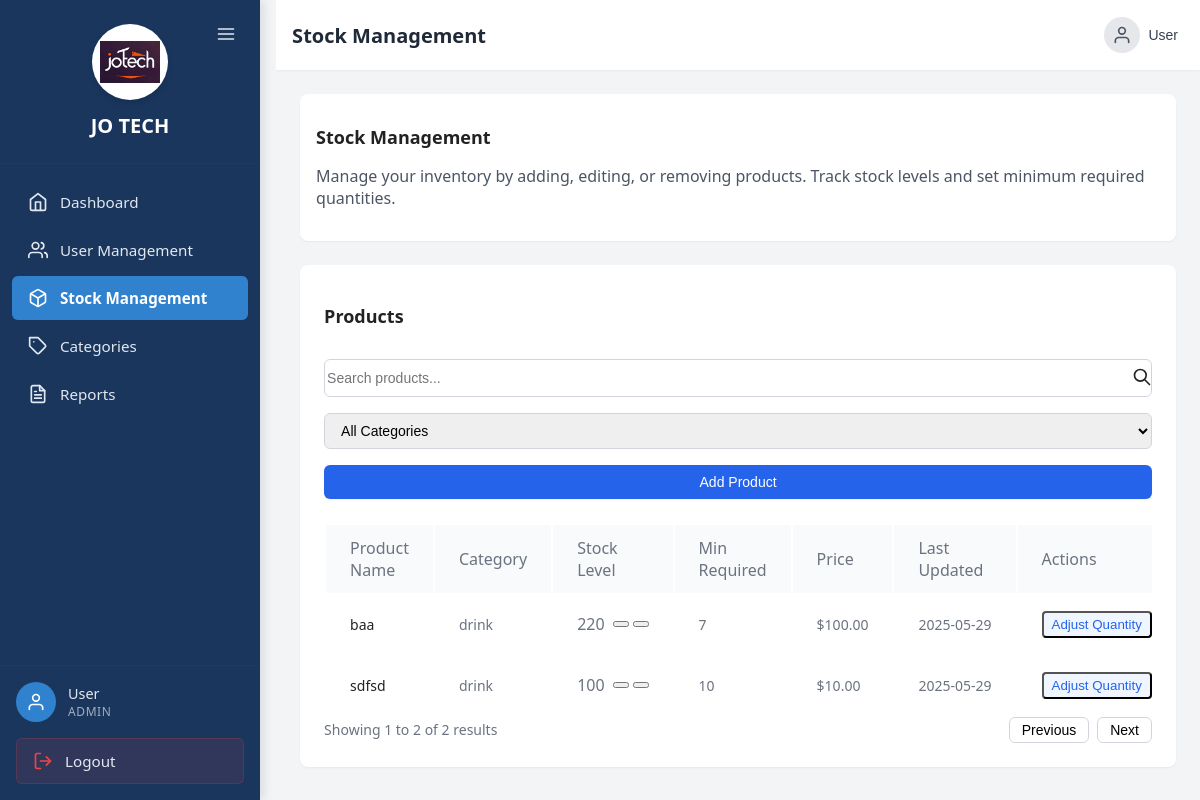
Screenshot of /StockManagement.php (signed in) with the database file from the repository.
### tables this page shows
CREATE TABLE `products` (
  `product_id` int(11) NOT NULL,
  `product_name` varchar(255) NOT NULL,
  `category_id` int(100) NOT NULL,
  `quantity` decimal(65,0) NOT NULL,
  `minimum_stock` int(100) NOT NULL,
  `created_at` timestamp NOT NULL DEFAULT current_timestamp() ON UPDATE current_timestamp(),
  `price` decimal(10,2) DEFAULT 0.00
);

CREATE TABLE `categories` (
  `category_id` int(11) NOT NULL,
  `category_name` varchar(255) NOT NULL,
  `created_at` int(11) NOT NULL
);

### StockManagement.php (the view, shortened to what this page needs)
<?php
require_once 'config.php';
$products = [];
$sql = "SELECT p.*, c.category_name
        FROM products p
        LEFT JOIN categories c ON p.category_id = c.category_id
        ORDER BY p.product_name";
$result = $conn->query($sql);
if ($result && $result->num_rows > 0) {
    while ($row = $result->fetch_assoc()) {
        $products[] = $row;
    }
}
?>
<!DOCTYPE html>
<html lang="en">
<head>
</head>
<body class="dashboard-container">
    <?php include 'sidebar.php'; ?>
    <div class="main-content">
        <?php include 'header.php'; ?>
        <main class="content-area">
            <div class="grid grid-cols-1 gap-6 mb-6">
                <div class="bg-white p-4 shadow-sm rounded-lg">
                    <h2 class="text-lg font-semibold mb-4">Stock Management</h2>
                    <p class="text-gray-600">
                        Manage your inventory by adding, editing, or removing products.
                        Track stock levels and set minimum required quantities.
                    </p>
                </div>
            </div>
            <div class="bg-white p-6 rounded-lg shadow-sm mb-6">
                <div class="flex flex-col md:flex-row md:items-center md:justify-between mb-6">
                    <div class="flex items-center mb-4 md:mb-0">
                        <h2 class="text-lg font-semibold">Products</h2>
                    </div>
                    <div class="flex flex-col md:flex-row space-y-4 md:space-y-0 md:space-x-4">
                        <div class="relative">
                            <div class="absolute inset-y-0 right-0 top-1 flex items-center pointer-events-none">
                            </div>
                            <input type="text" id="searchInput" class="block w-full py-2 border border-gray-300 rounded-md leading-5 bg-white placeholder-gray-500 focus:outline-none focus:ring-1 focus:ring-blue-500 focus:border-blue-500 sm:text-sm" placeholder="Search products...">
                        </div>
                        <div class="relative inline-block text-left">
                            <select id="categoryFilter" class="block w-full pl-3 pr-10 py-2 text-base border border-gray-300 focus:outline-none focus:ring-blue-500 focus:border-blue-500 sm:text-sm rounded-md">
                                <option value="">All Categories</option>
                            </select>
                        </div>
                        <button onclick="openModal('add')" class="inline-flex items-center px-4 py-2 border border-transparent text-sm font-medium rounded-md shadow-sm text-white bg-blue-600 hover:bg-blue-700 focus:outline-none focus:ring-2 focus:ring-offset-2 focus:ring-blue-500">
                            Add Product
                        </button>
                    </div>
                </div>
                <div class="overflow-x-auto">
                    <table class="min-w-full divide-y divide-gray-200">
                        <thead class="bg-gray-50">
                            <tr>
                                <th class="px-6 py-3 text-left text-xs font-medium text-gray-500 uppercase tracking-wider">Product Name</th>
                                <th class="px-6 py-3 text-left text-xs font-medium text-gray-500 uppercase tracking-wider">Category</th>
                                <th class="px-6 py-3 text-left text-xs font-medium text-gray-500 uppercase tracking-wider">Stock Level</th>
                                <th class="px-6 py-3 text-left text-xs font-medium text-gray-500 uppercase tracking-wider">Min Required</th>
                                <th class="px-6 py-3 text-left text-xs font-medium text-gray-500 uppercase tracking-wider">Price</th>
                                <th class="px-6 py-3 text-left text-xs font-medium text-gray-500 uppercase tracking-wider">Last Updated</th>
                                <th class="px-6 py-3 text-left text-xs font-medium text-gray-500 uppercase tracking-wider">Actions</th>
                            </tr>
                        </thead>
                        <tbody class="bg-white divide-y divide-gray-200" id="productsTableBody">
                            <?php foreach ($products as $product):
                                $stockClass = $product['quantity'] < $product['minimum_stock'] ? 'text-red-500 font-medium' : 'text-gray-500';
                            ?>
                            <tr data-category="<?= $product['category_id'] ?>" data-name="<?= strtolower(htmlspecialchars($product['product_name'])) ?>">
                                <td class="px-6 py-4 whitespace-nowrap text-sm font-medium text-gray-900"><?= htmlspecialchars($product['product_name']) ?></td>
                                <td class="px-6 py-4 whitespace-nowrap text-sm text-gray-500"><?= htmlspecialchars($product['category_name']) ?></td>
                                <td class="px-6 py-4 whitespace-nowrap">
                                    <div class="flex items-center">
                                        <span class="mr-2 <?= $stockClass ?>"><?= $product['quantity'] ?></span>
                                        <div class="flex space-x-1">
                                            <button onclick="adjustStock(<?= $product['product_id'] ?>, -1)" class="text-gray-500 hover:text-gray-700">
                                            </button>
                                            <button onclick="adjustStock(<?= $product['product_id'] ?>, 1)" class="text-gray-500 hover:text-gray-700">
                                            </button>
                                        </div>
                                    </div>
                                </td>
                                <td class="px-6 py-4 whitespace-nowrap text-sm text-gray-500"><?= $product['minimum_stock'] ?></td>
                                <td class="px-6 py-4 whitespace-nowrap text-sm text-gray-500">$<?= number_format($product['price'], 2) ?></td>
                                <td class="px-6 py-4 whitespace-nowrap text-sm text-gray-500"><?= date('Y-m-d', strtotime($product['created_at'])) ?></td>
                                <td class="px-6 py-4 whitespace-nowrap text-sm font-medium space-x-2">
                                    <button onclick="openAdjustmentModal(<?= htmlspecialchars(json_encode($product)) ?>)" class="text-blue-600 hover:text-blue-900 bg-blue-50 px-2 py-1 rounded">
                                        Adjust Quantity
                                    </button>
                                </td>
                            </tr>
                            <?php endforeach; ?>
                        </tbody>
                    </table>
                </div>
                <div class="flex items-center justify-between mt-6">
                    <div class="text-sm text-gray-500">
                        Showing <span class="font-medium">1</span> to <span class="font-medium"><?= count($products) ?></span> of <span class="font-medium"><?= count($products) ?></span> results
                    </div>
                    <div class="flex space-x-2">
                        <button class="px-3 py-1 border border-gray-300 rounded-md text-sm font-medium text-gray-700 bg-white hover:bg-gray-50">
                            Previous
                        </button>
                        <button class="px-3 py-1 border border-gray-300 rounded-md text-sm font-medium text-gray-700 bg-white hover:bg-gray-50">
                            Next
                        </button>
                    </div>
                </div>
            </div>
        </main>
    </div>
</body>
</html>

### StockManagement.php (style rules this page uses)
body, html { margin: 0; padding: 0; font-family: 'Segoe UI', Arial, sans-serif; background: #f3f4f6; color: #222; }
.dashboard-container { display: flex; min-height: 100vh; background: #f3f4f6; }
.main-content { flex: 1; display: flex; flex-direction: column; overflow: hidden; }
.content-area { flex: 1; overflow-y: auto; padding: 1.5rem; }
.bg-white { background: #fff; }
.shadow-sm { box-shadow: 0 1px 2px 0 rgba(0,0,0,0.05); }
.rounded-lg { border-radius: 0.5rem; }
.p-4 { padding: 1rem; }
.p-6 { padding: 1.5rem; }
.mb-4 { margin-bottom: 1rem; }
.mb-6 { margin-bottom: 1.5rem; }
.text-lg { font-size: 1.125rem; }
.font-semibold { font-weight: 600; }
.text-gray-600 { color: #4b5563; }
.text-gray-500 { color: #6b7280; }
.text-blue-600 { color: #2563eb; }
.text-white { color: #fff; }
.text-sm { font-size: 0.875rem; }
.font-medium { font-weight: 500; }
.whitespace-nowrap { white-space: nowrap; }
.px-2 { padding-left: 0.5rem; padding-right: 0.5rem; }
.px-3 { padding-left: 0.75rem; padding-right: 0.75rem; }
.px-4 { padding-left: 1rem; padding-right: 1rem; }
.px-6 { padding-left: 1.5rem; padding-right: 1.5rem; }
.py-1 { padding-top: 0.25rem; padding-bottom: 0.25rem; }
.py-2 { padding-top: 0.5rem; padding-bottom: 0.5rem; }
.py-3 { padding-top: 0.75rem; padding-bottom: 0.75rem; }
.py-4 { padding-top: 1rem; padding-bottom: 1rem; }
.rounded { border-radius: 0.25rem; }
.border { border-width: 1px; border-style: solid; border-color: #d1d5db; }
.border-gray-300 { border-color: #d1d5db; }
.bg-blue-600 { background: #2563eb; }
.bg-blue-50 { background: #eff6ff; }
.bg-gray-50 { background: #f9fafb; }
.sm\:text-sm { font-size: 0.875rem; }
.grid { display: grid; }
.grid-cols-1 { grid-template-columns: repeat(1, minmax(0, 1fr)); }
.gap-6 { gap: 1.5rem; }
.space-x-1 > :not([hidden]) ~ :not([hidden]) { margin-left: 0.25rem; }
.space-x-2 > :not([hidden]) ~ :not([hidden]) { margin-left: 0.5rem; }
.space-y-4 > :not([hidden]) ~ :not([hidden]) { margin-top: 1rem; }
.flex { display: flex; }
.flex-col { flex-direction: column; }
.items-center { align-items: center; }
.justify-between { justify-content: space-between; }
.min-w-full { min-width: 100%; }
.overflow-x-auto { overflow-x: auto; }
.absolute { position: absolute; }
.block { display: block; }
.inline-block { display: inline-block; }
.w-full { width: 100%; }
.pl-3 { padding-left: 0.75rem; }
.pr-10 { padding-right: 2.5rem; }
.mr-2 { margin-right: 0.5rem; }
.leading-5 { line-height: 1.25rem; }
.rounded-md { border-radius: 0.375rem; }
.pointer-events-none { pointer-events: none; }
.text-left { text-align: left; }
.border-transparent { border-color: transparent; }
.content-area { -ms-overflow-style: none; scrollbar-width: none; }
.right-0 { right: 0; }
.top-1 { top: 0.5rem; }

### sidebar.php (style rules this page uses)
:root { --sidebar-bg: #1a365d; --sidebar-text: #e2e8f0; --sidebar-hover: #2c5282; --sidebar-active: #3182ce; --sidebar-border: #2d3748; --sidebar-indicator: #4299e1; --sidebar-header: #1e429f; --sidebar-collapsed-width: 80px; --sidebar-expanded-width: 260px; }
.main-content { margin-left: var(--sidebar-expanded-width); transition: margin-left 0.3s ease; }

### header.php (style rules this page uses)
.relative { position: relative; }
.flex { display: flex; }
.items-center { align-items: center; }

### rows the page displays
products: product_name "baa", category.category_name "drink", quantity "220", minimum_stock "7", price "100.00", created_at "2025-05-29"
products: product_name "sdfsd", category.category_name "drink", quantity "100", minimum_stock "10", price "10.00", created_at "2025-05-29"

### other values shown
$item['name'] "Dashboard"
$item['name'] "User Management"
$item['name'] "Stock Management"
$item['name'] "Categories"
$item['name'] "Reports"
$_SESSION['user']['name'] "User"
$userRole "ADMIN"
$title "Stock Management"
$username "User"
count($products) "2"
